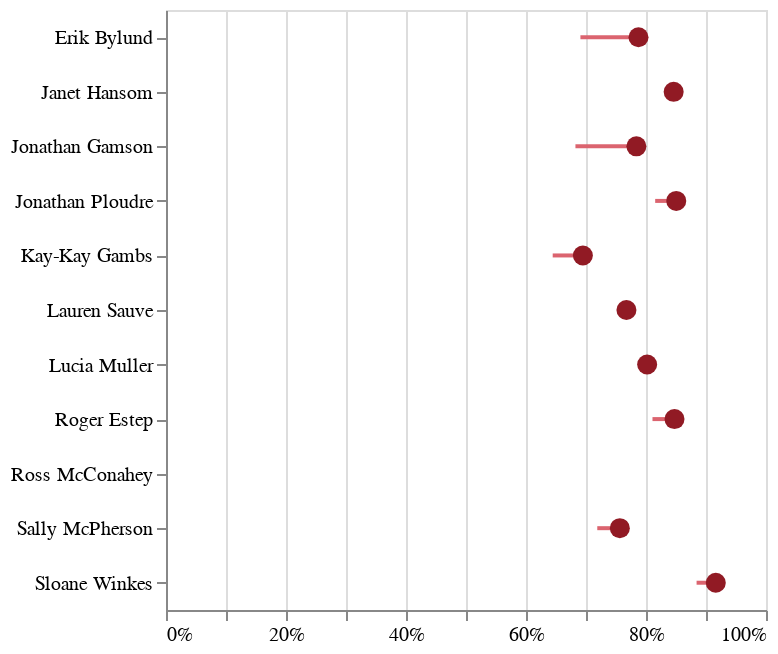

The notebook cell this image was saved under:
### Code cell


### Figure 1 — Vega-Lite specification as saved in the notebook (floating-point values rounded to 4 significant figures)
{"$schema": "https://vega.github.io/schema/vega-lite/v2.4.1.json", "config": {"view": {"height": 300, "width": 400}}, "layer": [{"data": {"values": [{"Clinic": "NCFP", "Date": "2017-08-21", "Metric": "TD and TDAP", "Name": "Erik Bylund", "Percentage": 0.6907, "Type": "Individual"}, {"Clinic": "NCFP", "Date": "2017-08-21", "Metric": "TD and TDAP", "Name": "Roger Estep", "Percentage": 0.8108, "Type": "Individual"}, {"Clinic": "NCFP", "Date": "2017-08-21", "Metric": "TD and TDAP", "Name": "Kay-Kay Gambs", "Percentage": 0.6445, "Type": "Individual"}, {"Clinic": "NCFP", "Date": "2017-08-21", "Metric": "TD and TDAP", "Name": "Jonathan Gamson", "Percentage": 0.6824, "Type": "Individual"}, {"Clinic": "NCFP", "Date": "2017-08-21", "Metric": "TD and TDAP", "Name": "Janet Hansom", "Percentage": 0.8304, "Type": "Individual"}, {"Clinic": "NCFP", "Date": "2017-08-21", "Metric": "TD and TDAP", "Name": "Ross McConahey", "Percentage": null, "Type": "Individual"}, {"Clinic": "NCFP", "Date": "2017-08-21", "Metric": "TD and TDAP", "Name": "Sally McPherson", "Percentage": 0.7188, "Type": "Individual"}, {"Clinic": "NCFP", "Date": "2017-08-21", "Metric": "TD and TDAP", "Name": "Lucia Muller", "Percentage": 0.7889, "Type": "Individual"}, {"Clinic": "NCFP", "Date": "2017-08-21", "Metric": "TD and TDAP", "Name": "Jonathan Ploudre", "Percentage": 0.8153, "Type": "Individual"}, {"Clinic": "NCFP", "Date": "2017-08-21", "Metric": "TD and TDAP", "Name": "Lauren Sauve", "Percentage": 0.7762, "Type": "Individual"}, {"Clinic": "NCFP", "Date": "2017-08-21", "Metric": "TD and TDAP", "Name": "Sloane Winkes", "Percentage": 0.8843, "Type": "Individual"}, {"Clinic": "NCFP", "Date": "2018-05-28", "Metric": "TD and TDAP", "Name": "Erik Bylund", "Percentage": 0.7875, "Type": "Individual"}, {"Clinic": "NCFP", "Date": "2018-05-28", "Metric": "TD and TDAP", "Name": "Roger Estep", "Percentage": 0.8475, "Type": "Individual"}, {"Clinic": "NCFP", "Date": "2018-05-28", "Metric": "TD and TDAP", "Name": "Kay-Kay Gambs", "Percentage": 0.6948, "Type": "Individual"}, {"Clinic": "NCFP", "Date": "2018-05-28", "Metric": "TD and TDAP", "Name": "Jonathan Gamson", "Percentage": 0.784, "Type": "Individual"}, {"Clinic": "NCFP", "Date": "2018-05-28", "Metric": "TD and TDAP", "Name": "Janet Hansom", "Percentage": 0.8461, "Type": "Individual"}, {"Clinic": "NCFP", "Date": "2018-05-28", "Metric": "TD and TDAP", "Name": "Ross McConahey", "Percentage": null, "Type": "Individual"}, {"Clinic": "NCFP", "Date": "2018-05-28", "Metric": "TD and TDAP", "Name": "Sally McPherson", "Percentage": 0.7564, "Type": "Individual"}, {"Clinic": "NCFP", "Date": "2018-05-28", "Metric": "TD and TDAP", "Name": "Lucia Muller", "Percentage": 0.8019, "Type": "Individual"}, {"Clinic": "NCFP", "Date": "2018-05-28", "Metric": "TD and TDAP", "Name": "Jonathan Ploudre", "Percentage": 0.8504, "Type": "Individual"}, {"Clinic": "NCFP", "Date": "2018-05-28", "Metric": "TD and TDAP", "Name": "Lauren Sauve", "Percentage": 0.7674, "Type": "Individual"}, {"Clinic": "NCFP", "Date": "2018-05-28", "Metric": "TD and TDAP", "Name": "Sloane Winkes", "Percentage": 0.9163, "Type": "Individual"}]}, "encoding": {"detail": {"field": "Name", "type": "nominal"}, "x": {"axis": {"format": "%", "title": ""}, "field": "Percentage", "type": "quantitative"}, "y": {"axis": {"title": ""}, "field": "Name", "type": "nominal"}}, "mark": {"color": "#db646f", "type": "line"}, "width": 300}, {"data": {"values": [{"Clinic": "NCFP", "Date": "2018-05-28", "Metric": "TD and TDAP", "Name": "Erik Bylund", "Percentage": 0.7875, "Type": "Individual"}, {"Clinic": "NCFP", "Date": "2018-05-28", "Metric": "TD and TDAP", "Name": "Roger Estep", "Percentage": 0.8475, "Type": "Individual"}, {"Clinic": "NCFP", "Date": "2018-05-28", "Metric": "TD and TDAP", "Name": "Kay-Kay Gambs", "Percentage": 0.6948, "Type": "Individual"}, {"Clinic": "NCFP", "Date": "2018-05-28", "Metric": "TD and TDAP", "Name": "Jonathan Gamson", "Percentage": 0.784, "Type": "Individual"}, {"Clinic": "NCFP", "Date": "2018-05-28", "Metric": "TD and TDAP", "Name": "Janet Hansom", "Percentage": 0.8461, "Type": "Individual"}, {"Clinic": "NCFP", "Date": "2018-05-28", "Metric": "TD and TDAP", "Name": "Ross McConahey", "Percentage": null, "Type": "Individual"}, {"Clinic": "NCFP", "Date": "2018-05-28", "Metric": "TD and TDAP", "Name": "Sally McPherson", "Percentage": 0.7564, "Type": "Individual"}, {"Clinic": "NCFP", "Date": "2018-05-28", "Metric": "TD and TDAP", "Name": "Lucia Muller", "Percentage": 0.8019, "Type": "Individual"}, {"Clinic": "NCFP", "Date": "2018-05-28", "Metric": "TD and TDAP", "Name": "Jonathan Ploudre", "Percentage": 0.8504, "Type": "Individual"}, {"Clinic": "NCFP", "Date": "2018-05-28", "Metric": "TD and TDAP", "Name": "Lauren Sauve", "Percentage": 0.7674, "Type": "Individual"}, {"Clinic": "NCFP", "Date": "2018-05-28", "Metric": "TD and TDAP", "Name": "Sloane Winkes", "Percentage": 0.9163, "Type": "Individual"}]}, "encoding": {"x": {"field": "Percentage", "type": "quantitative"}, "y": {"field": "Name", "type": "nominal"}}, "mark": {"color": "#911a24", "filled": true, "opacity": 1, "size": 100, "type": "point"}}]}
